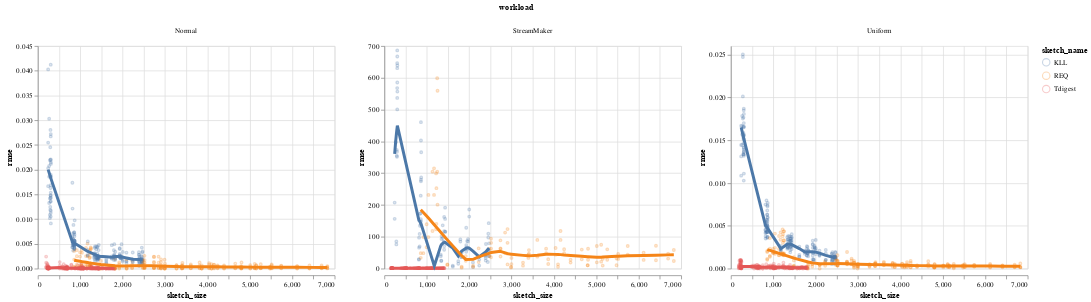

Notebook code cell kept with this figure:
### Code cell
(chart, _) = plotErrorVsSize(dat[(dat.query_parameters > 0.90)], x='sketch_size', unit=['qid','workload'])
chart.facet(column='workload').resolve_scale(
    y='independent'
)

### Figure 1 — Vega-Lite specification as saved in the notebook (floating-point values rounded to 4 significant figures; data arrays with more than 128 entries replaced by an {"elided": "..."} marker saying what was removed)
{"config": {"view": {"continuousWidth": 400, "continuousHeight": 300}}, "data": {"name": "data-fba566ffbad4e2e01674796633e08c3e"}, "facet": {"column": {"type": "nominal", "field": "workload"}}, "spec": {"layer": [{"mark": {"type": "point", "opacity": 0.3, "size": 10}, "encoding": {"color": {"type": "nominal", "field": "sketch_name"}, "x": {"type": "quantitative", "field": "sketch_size"}, "y": {"type": "quantitative", "field": "rmse", "title": "rmse"}}}, {"mark": {"type": "line", "size": 4}, "encoding": {"color": {"type": "nominal", "field": "sketch_name"}, "x": {"type": "quantitative", "field": "sketch_size"}, "y": {"type": "quantitative", "field": "rmse", "title": "rmse"}}, "transform": [{"loess": "rmse", "on": "sketch_size", "groupby": ["sketch_name"]}]}]}, "resolve": {"scale": {"y": "independent"}}, "$schema": "https://vega.github.io/schema/vega-lite/v4.8.1.json", "datasets": {"data-fba566ffbad4e2e01674796633e08c3e": {"elided": "1500 records"}}}
